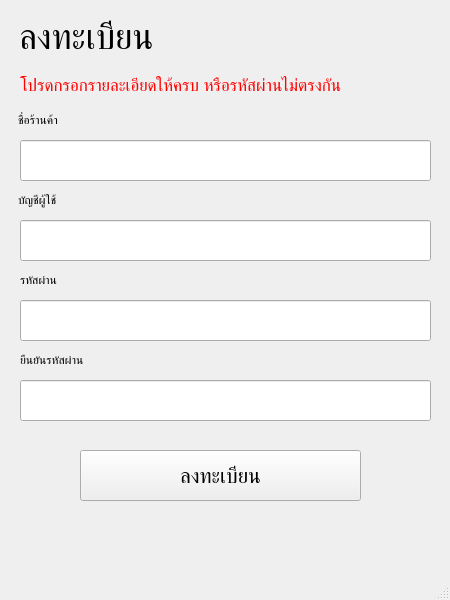
<?xml version="1.0" encoding="UTF-8"?>
<ui version="4.0">
 <class>MainWindow</class>
 <widget class="QMainWindow" name="MainWindow">
  <property name="geometry">
   <rect>
    <x>0</x>
    <y>0</y>
    <width>450</width>
    <height>600</height>
   </rect>
  </property>
  <property name="minimumSize">
   <size>
    <width>450</width>
    <height>600</height>
   </size>
  </property>
  <property name="maximumSize">
   <size>
    <width>450</width>
    <height>600</height>
   </size>
  </property>
  <property name="windowTitle">
   <string>MainWindow</string>
  </property>
  <widget class="QWidget" name="centralwidget">
   <widget class="QLabel" name="label">
    <property name="geometry">
     <rect>
      <x>19</x>
      <y>16</y>
      <width>221</width>
      <height>41</height>
     </rect>
    </property>
    <property name="font">
     <font>
      <pointsize>26</pointsize>
     </font>
    </property>
    <property name="text">
     <string>ลงทะเบียน</string>
    </property>
   </widget>
   <widget class="QLabel" name="label_2">
    <property name="geometry">
     <rect>
      <x>18</x>
      <y>110</y>
      <width>181</width>
      <height>20</height>
     </rect>
    </property>
    <property name="text">
     <string>ชื่อร้านค้า</string>
    </property>
   </widget>
   <widget class="QLineEdit" name="rest_edit">
    <property name="geometry">
     <rect>
      <x>20</x>
      <y>140</y>
      <width>411</width>
      <height>41</height>
     </rect>
    </property>
    <property name="font">
     <font>
      <pointsize>12</pointsize>
     </font>
    </property>
    <property name="focusPolicy">
     <enum>Qt::StrongFocus</enum>
    </property>
   </widget>
   <widget class="QLabel" name="label_3">
    <property name="geometry">
     <rect>
      <x>20</x>
      <y>270</y>
      <width>181</width>
      <height>20</height>
     </rect>
    </property>
    <property name="text">
     <string>รหัสผ่าน</string>
    </property>
   </widget>
   <widget class="QLabel" name="label_4">
    <property name="geometry">
     <rect>
      <x>20</x>
      <y>350</y>
      <width>181</width>
      <height>20</height>
     </rect>
    </property>
    <property name="text">
     <string>ยืนยันรหัสผ่าน</string>
    </property>
   </widget>
   <widget class="QLabel" name="label_5">
    <property name="geometry">
     <rect>
      <x>18</x>
      <y>190</y>
      <width>181</width>
      <height>20</height>
     </rect>
    </property>
    <property name="text">
     <string>บัญชีผู้ใช้</string>
    </property>
   </widget>
   <widget class="QLineEdit" name="user_edit">
    <property name="geometry">
     <rect>
      <x>20</x>
      <y>220</y>
      <width>411</width>
      <height>41</height>
     </rect>
    </property>
    <property name="font">
     <font>
      <pointsize>12</pointsize>
     </font>
    </property>
    <property name="focusPolicy">
     <enum>Qt::StrongFocus</enum>
    </property>
    <property name="echoMode">
     <enum>QLineEdit::Normal</enum>
    </property>
   </widget>
   <widget class="QLineEdit" name="pass_edit">
    <property name="geometry">
     <rect>
      <x>20</x>
      <y>300</y>
      <width>411</width>
      <height>41</height>
     </rect>
    </property>
    <property name="font">
     <font>
      <pointsize>12</pointsize>
     </font>
    </property>
    <property name="focusPolicy">
     <enum>Qt::StrongFocus</enum>
    </property>
    <property name="echoMode">
     <enum>QLineEdit::Password</enum>
    </property>
   </widget>
   <widget class="QLineEdit" name="pass_con_edit">
    <property name="geometry">
     <rect>
      <x>20</x>
      <y>380</y>
      <width>411</width>
      <height>41</height>
     </rect>
    </property>
    <property name="font">
     <font>
      <pointsize>12</pointsize>
     </font>
    </property>
    <property name="focusPolicy">
     <enum>Qt::StrongFocus</enum>
    </property>
    <property name="echoMode">
     <enum>QLineEdit::Password</enum>
    </property>
   </widget>
   <widget class="QPushButton" name="register_button">
    <property name="geometry">
     <rect>
      <x>80</x>
      <y>450</y>
      <width>281</width>
      <height>51</height>
     </rect>
    </property>
    <property name="font">
     <font>
      <pointsize>16</pointsize>
     </font>
    </property>
    <property name="text">
     <string>ลงทะเบียน</string>
    </property>
   </widget>
   <widget class="QLabel" name="error_label">
    <property name="enabled">
     <bool>true</bool>
    </property>
    <property name="geometry">
     <rect>
      <x>20</x>
      <y>70</y>
      <width>411</width>
      <height>31</height>
     </rect>
    </property>
    <property name="font">
     <font>
      <pointsize>13</pointsize>
     </font>
    </property>
    <property name="text">
     <string>&lt;html&gt;&lt;head/&gt;&lt;body&gt;&lt;p&gt;&lt;span style=&quot; color:#ff0000;&quot;&gt;โปรดกรอกรายละเอียดให้ครบ หรือรหัสผ่านไม่ตรงกัน&lt;/span&gt;&lt;/p&gt;&lt;/body&gt;&lt;/html&gt;</string>
    </property>
   </widget>
  </widget>
  <widget class="QMenuBar" name="menubar">
   <property name="geometry">
    <rect>
     <x>0</x>
     <y>0</y>
     <width>450</width>
     <height>21</height>
    </rect>
   </property>
  </widget>
  <widget class="QStatusBar" name="statusbar"/>
 </widget>
 <resources/>
 <connections/>
</ui>
